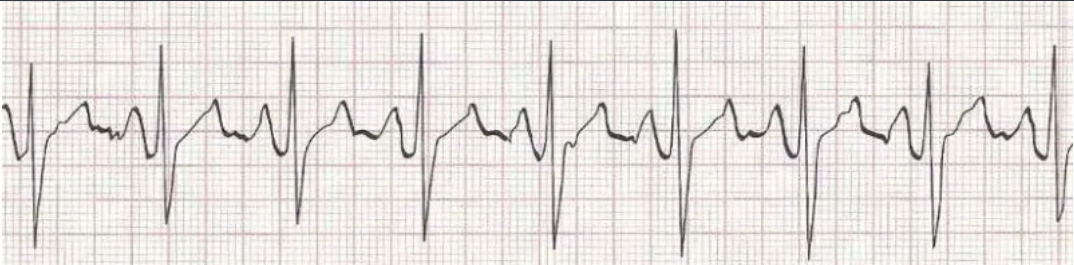
#> input picture ECG/sample.png, 1074 x 265 px
$ python ecg_segment.py ../ECG/sample.png
#> lines starting #> are read from the running program, lines starting #| are printed output that depends on the picture; after the words box and inside, x2 and y2 are one past the last pixel; in counts of white or black regions, pixels touching at a corner belong together
"""
ecg_segment.py
==============
Fully automatic 12-lead ECG segmentation, signal extraction and clinical
diagnosis from a scanned ECG paper image.

What it does
------------
1. Opens a file-picker dialog to select the ECG image.
2. Auto-detects lead positions by OCR (pytesseract) — falls back to the
   standard 4×3 + 1 rhythm-strip layout if OCR is unavailable or fails.
3. Crops each lead into an individual image.
4. Extracts the ECG waveform from each lead image.
5. Applies clinical rules from the LITFL ECG library to produce a diagnosis:
     • Heart rate & rhythm
     • P-wave presence (AF screen)
     • QRS duration (bundle branch block)
     • Axis (limb leads I and aVF)
     • ST elevation / depression (ischaemia screen)
6. Saves lead images, signal plots, a segmentation preview and a formatted
   clinical report.

Usage
-----
    python ecg_segment.py          # file picker opens
    python ecg_segment.py ecg.png  # direct path
    python ecg_segment.py ecg.png --dpi 300 --out results/

Clinical rules source
---------------------
LITFL ECG Library  https://litfl.com/ecg-library/
  Heart rate      : <60 bradycardia | 60–100 normal | >100 tachycardia
  Rhythm          : CV(R-R) <10% = regular; >10% = irregular
  P-wave          : absent / chaotic before QRS → AF screen
  QRS duration    : <120 ms normal | ≥120 ms = BBB / ventricular origin
  Axis            : lead I + aVF → normal / LAD / RAD / extreme
  ST elevation    : ≥1 mm in ≥2 contiguous leads → ischaemia
  ST depression   : ≥0.5 mm in ≥2 leads → subendocardial ischaemia
  QTc             : >440 ms (men) / >460 ms (women) = prolonged
"""

import argparse
import sys
import math
from pathlib import Path
from collections import OrderedDict

import cv2
import numpy as np
import matplotlib.pyplot as plt
from scipy.signal import find_peaks, savgol_filter, medfilt, butter, filtfilt

# Standard 12-lead layout (most common clinical format).
# The rhythm strip is labelled "II_rhythm" to avoid overwriting lead II.
STANDARD_LAYOUT = [
    ["I",        "aVR", "V1", "V4"],
    ["II",       "aVL", "V2", "V5"],
    ["III",      "aVF", "V3", "V6"],
    ["II_rhythm"],                    # full-width rhythm strip
]

# Map rhythm-strip name back to its base lead for analysis
RHYTHM_STRIP_MAP = {"II_rhythm": "II"}

LEAD_NAMES = {"I", "II", "III", "aVR", "aVL", "aVF",
              "V1", "V2", "V3", "V4", "V5", "V6"}


# =================================================================
# 1.  PREPROCESSING
# =================================================================

def remove_grid(img_bgr: np.ndarray) -> np.ndarray:
    """
    Replace the ECG paper grid with white, keeping the trace.

    Two-stage approach:
    1. HSV colour removal  — catches red/pink grids (standard ECG paper).
    2. Morphological removal — catches grey/black grids in B&W images or
       photocopies where colour detection finds nothing useful.
       Uses a horizontal structuring element of width W//3: this matches
       lines that span at least 33% of the image width (true grid lines
       span 100%), but never matches an isoelectric ECG segment which is
       at most one lead-column wide (≤ 25%).
    """
    hsv   = cv2.cvtColor(img_bgr, cv2.COLOR_BGR2HSV)
    red1  = cv2.inRange(hsv, (0,   15, 140), (12,  255, 255))
    red2  = cv2.inRange(hsv, (165, 15, 140), (180, 255, 255))
    light = cv2.inRange(hsv, (0,    0, 210), (180,  40, 255))
    colour_mask = cv2.dilate(cv2.bitwise_or(cv2.bitwise_or(red1, red2), light),
                             np.ones((2, 2), np.uint8))
    out = img_bgr.copy()
    out[colour_mask > 0] = 255

    # ── Morphological horizontal-line removal (B&W / photocopy support) ──
    # After colour removal the only remaining dark pixels should be the trace.
    # If black grid lines are still present (B&W scan), detect and remove them.
    H, W   = img_bgr.shape[:2]
    gray   = cv2.cvtColor(out, cv2.COLOR_BGR2GRAY)
    dark   = cv2.threshold(gray, 180, 255, cv2.THRESH_BINARY_INV)[1]
    h_len  = max(15, W // 3)           # must span ≥ 33% of image width
    kernel = cv2.getStructuringElement(cv2.MORPH_RECT, (h_len, 1))
    h_lines = cv2.morphologyEx(dark, cv2.MORPH_OPEN, kernel)
    h_lines = cv2.dilate(h_lines, np.ones((2, 2), np.uint8))
    out[h_lines > 0] = 255
    return out


def to_binary(gray: np.ndarray, thr: int = 127) -> np.ndarray:
    """Dark trace → 255, light background → 0."""
    _, b = cv2.threshold(gray, thr, 255, cv2.THRESH_BINARY_INV)
    return b


# =================================================================
# 2.  AUTO LEAD DETECTION
# =================================================================

# [37 lines left out: functions _detect_rows, _detect_cols, not called in this run]


def _try_ocr(img_bgr: np.ndarray) -> dict:
    """
    Attempt pytesseract OCR to locate lead labels.
    Returns {lead_name: (y, x)} or {} if OCR unavailable / fails.
    """
    try:
        import pytesseract
        from pytesseract import Output

        gray = cv2.cvtColor(img_bgr, cv2.COLOR_BGR2GRAY)
        _, thr = cv2.threshold(gray, 160, 255, cv2.THRESH_BINARY)
        data = pytesseract.image_to_data(thr, output_type=Output.DICT,
                                         config="--psm 11 --oem 3")
        found = {}
        for i, raw in enumerate(data["text"]):
            txt = raw.strip()
            if not txt:
                continue
            # Normalise: V1..V6 may be read as "vi", "v2" etc.
            norm = txt.upper().replace("VI", "V1").replace("VZ", "V2")
            for lead in LEAD_NAMES:
                if norm == lead.upper() and int(data["conf"][i]) > 25:
                    cy = data["top"][i]  + data["height"][i] // 2
                    cx = data["left"][i] + data["width"][i]  // 2
                    if lead not in found:        # keep first (highest) occurrence
                        found[lead] = (cy, cx)
        return found
    except Exception:
        return {}


# [26 lines left out: function _layout_from_ocr, not called in this run]


def auto_segment_leads(img_bgr: np.ndarray,
                        row_pad: int = 6,
                        col_pad: int = 4) -> dict:
    """
    Fully automatic lead segmentation.

    Strategy
    --------
    1. Try OCR to locate lead-name labels printed on the image.
       If ≥10 lead names are detected, use their positions to determine
       the layout.
    2. Fall back to the standard 4×3+1 layout, splitting detected rows
       into equal columns.

    Returns OrderedDict  lead_name → {'gray', 'color', 'bbox'}
    """
    clean  = remove_grid(img_bgr)
    gray   = cv2.cvtColor(clean, cv2.COLOR_BGR2GRAY)
    binary = to_binary(gray)
    H, W   = img_bgr.shape[:2]

    # ── Try OCR ───────────────────────────────────────────────────
    ocr_labels = _try_ocr(img_bgr)
    layout     = _layout_from_ocr(ocr_labels, img_bgr.shape)

    if layout:
        print(f"  [OCR] Detected leads: "
              f"{', '.join(n for row in layout for n in row)}")
    else:
        layout = STANDARD_LAYOUT
        print("  [layout] Using standard 4x3+1 layout (I,aVR,V1,V4 / …)")

    # ── Row detection ─────────────────────────────────────────────
    rows       = _detect_rows(binary)
    n_expected = len(layout)
    if len(rows) != n_expected:
        if len(rows) > n_expected:
            # Extra rows (e.g. a patient-info header): keep the N tallest,
            # then re-sort by y-position so row order is preserved.
            rows = sorted(
                sorted(rows, key=lambda r: r[1] - r[0], reverse=True)[:n_expected]
            )
        else:
            rows = [(H * i // n_expected, H * (i + 1) // n_expected)
                    for i in range(n_expected)]

    leads = OrderedDict()
    for row_idx, (y0, y1) in enumerate(rows):
        row_leads = layout[row_idx]
        n_cols    = len(row_leads)
        col_segs  = _detect_cols(binary[y0:y1, :], n_cols)

        for col_idx, (x0, x1) in enumerate(col_segs):
            name = row_leads[col_idx]
            ry0  = max(0, y0 - row_pad);  ry1 = min(H, y1 + row_pad)
            rx0  = max(0, x0 - col_pad);  rx1 = min(W, x1 + col_pad)
            leads[name] = {
                "gray":  gray[ry0:ry1, rx0:rx1].copy(),
                "color": img_bgr[ry0:ry1, rx0:rx1].copy(),
                "bbox":  (ry0, ry1, rx0, rx1),
            }
    return leads


# =================================================================
# 3.  SIGNAL EXTRACTION
# =================================================================

# [128 lines left out: function extract_signal, not called in this run]


def px_to_mv(sig_px, px_per_mm: float, gain: float = 10.0) -> np.ndarray:
    return sig_px / (px_per_mm * gain)


def time_axis(n: int, px_per_mm: float, speed: float = 25.0) -> np.ndarray:
    return np.arange(n) / (px_per_mm * speed)


def estimate_px_per_mm(img_bgr: np.ndarray, known_dpi: float = None) -> float:
    if known_dpi:
        return known_dpi / 25.4
    try:
        gray  = cv2.cvtColor(img_bgr, cv2.COLOR_BGR2GRAY).astype(float)
        H, W  = gray.shape
        proj  = (255.0 - gray[H // 4: 3 * H // 4, :]).mean(axis=0)
        proj -= proj.mean()
        fft   = np.abs(np.fft.rfft(proj)); fft[0] = 0
        idx   = int(np.argmax(fft[1: W // 2])) + 1
        spacing = W / idx
        if 2.0 <= spacing <= 30.0:
            return spacing
    except Exception:
        pass
    return 96.0 / 25.4


# =================================================================
# 4.  PER-LEAD ANALYSIS
# =================================================================

# [186 lines left out: functions _highpass_qrs, detect_rpeaks, analyze_lead, _estimate_qrs_duration, _measure_st_deviation, _detect_p_waves and 1 more, not called in this run]


# =================================================================
# 5.  CLINICAL DIAGNOSIS  (LITFL rules)
# =================================================================

class ECGDiagnoser:
    """
    Applies LITFL-based clinical rules to 12-lead ECG analysis results.

    Rules reference: https://litfl.com/ecg-library/
    """

    # Contiguous lead groups for ischaemia localisation
    CONTIGUOUS = {
        "inferior":   ["II", "III", "aVF"],
        "lateral":    ["I", "aVL", "V5", "V6"],
        "anterior":   ["V1", "V2", "V3", "V4"],
        "septal":     ["V1", "V2"],
        "high_lat":   ["I", "aVL"],
    }

    # [426 lines left out: functions diagnose, _mean_hr, _rhythm, _p_wave_status, _mean_qrs, _axis and 7 more, not called in this run]


def run(img_path:    str,
        out_dir:     str   = "ecg_output",
        paper_speed: float = 25.0,
        paper_gain:  float = 10.0,
        dpi:         float = None,
        sex:         str   = "M",
        model               = None) -> dict:
    """
    Full pipeline — no user prompts required.

    Each image gets its own sub-folder inside out_dir:
        ecg_output/
            ecg00051/
                original.png          <- copy of the input image
                segmentation_preview.png
                all_leads_signals.png
                diagnosis_report.txt
                diagnosis_summary.png
                lead_images/
                    lead_I.png  ...

    Returns the diagnosis dict.
    """
    img_path = str(img_path)
    stem     = Path(img_path).stem          # e.g. "ecg00051"
    out      = Path(out_dir) / stem         # unique sub-folder per image
    out.mkdir(parents=True, exist_ok=True)

    img = cv2.imread(img_path)
    if img is None:
        raise FileNotFoundError(img_path)

    # ── Save a copy of the original image for easy debugging ──────
    orig_copy = out / f"original{Path(img_path).suffix}"
    cv2.imwrite(str(orig_copy), img)

    print(f"\n[1] Image      {Path(img_path).name}  "
          f"({img.shape[1]} x {img.shape[0]} px)")
    print(f"    Output     -> {out}")

    px_per_mm = estimate_px_per_mm(img, known_dpi=dpi)
    print(f"[2] Scale      {px_per_mm:.2f} px/mm  "
          f"(fs = {px_per_mm * paper_speed:.1f} Hz)")

    print("[3] Segmenting leads (auto) ...")
    leads = auto_segment_leads(img)
    print(f"    Extracted: {', '.join(leads)}")
    save_lead_images(leads, out / "lead_images")
    save_segmentation_preview(img, leads, out)

    print("[4] Extracting signals ...")
    results = []
    for name, data in leads.items():
        sig_px = extract_signal(data["gray"])
        res    = analyze_lead(sig_px, name, px_per_mm, paper_speed, paper_gain)
        res["model_result"] = (model(res["signal_mv"], name)
                               if model else {"result": "no model loaded"})
        results.append(res)
        hr_s = f"{res['hr_bpm']:.0f} bpm" if not math.isnan(res["hr_bpm"]) else "n/a"
        print(f"    {name:<6}  HR {hr_s:<10}  "
              f"QRS {res['qrs_dur_ms']:.0f} ms  "
              f"ST {res['st_dev_mv']:+.3f} mV")

    print("[5] Clinical diagnosis ...")
    diagnoser = ECGDiagnoser()
    diag      = diagnoser.diagnose(results, sex=sex)

    print("[6] Saving outputs ...")
    save_signal_plots(results, out)
    save_diagnosis_report(diag, out, img_name=Path(img_path).name)

    return diag


def main():
    parser = argparse.ArgumentParser(
        description="Automatic 12-lead ECG segmentation and clinical diagnosis.")
    parser.add_argument("image", nargs="?", default=None,
                        help="ECG image path. Omit to open file picker.")
    parser.add_argument("--out",   default="ecg_output")
    parser.add_argument("--speed", type=float, default=25.0)
    parser.add_argument("--gain",  type=float, default=10.0)
    parser.add_argument("--dpi",   type=float, default=None)
    parser.add_argument("--sex",   default="M",
                        help="Patient sex M/F for QTc threshold (default M).")
    args = parser.parse_args()

    img_path = args.image or pick_image_file()
    if not Path(img_path).exists():
        sys.exit(f"File not found: {img_path}")

    run(img_path,
        out_dir=args.out,
        paper_speed=args.speed,
        paper_gain=args.gain,
        dpi=args.dpi,
        sex=args.sex)
#> in run, img is the input picture: shape (265, 1074, 3); mean B, G, R 222.7, 225.2, 230.1
#| [1] Image      sample.png  (1074 x 265 px)
#> in estimate_px_per_mm, `proj  = (255.0 - gray[H // 4: 3 * H // 4, :]).mean(axis=0)`: proj = 1074 values, max 117.8 at index 422, min 0 at index 0, mean 32.62
#> in estimate_px_per_mm, `proj -= proj.mean()`: proj = 1074 values, max 85.19 at index 422, min -32.62 at index 0, mean 3.78e-15
#> in estimate_px_per_mm, `fft = np.abs(np.fft.rfft(proj))`: fft = 538 values, max 4837.9 at index 145, min 4.23e-12 at index 0, mean 287.9
#> in estimate_px_per_mm, `idx   = int(np.argmax(fft[1: W // 2])) + 1`: idx = 145
#> in estimate_px_per_mm, `spacing = W / idx`: spacing = 7.41
#| [2] Scale      7.41 px/mm  (fs = 185.2 Hz)
#> in remove_grid, `hsv   = cv2.cvtColor(img_bgr, cv2.COLOR_BGR2HSV)`: hsv: shape (265, 1074, 3); mean H, S, V 25.5, 8.8, 230.2
#> in remove_grid, `red1  = cv2.inRange(hsv, (0,   15, 140), (12,  255, 255))`:
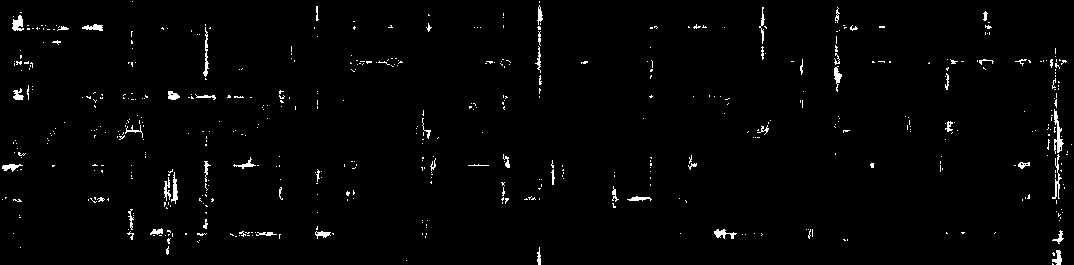
#> red1: shape (265, 1074); 1.7% white in thin lines or dots
#> in remove_grid, `red2  = cv2.inRange(hsv, (165, 15, 140), (180, 255, 255))`: red2: shape (265, 1074); 0.9% white; 165 white regions (132 under 20 px), largest, box (x1, y1, x2, y2) and area: (88, 93, 146, 101) 248, (351, 33, 366, 71) 161, (18, 24, 61, 30) 130
#> in remove_grid, `light = cv2.inRange(hsv, (0,    0, 210), (180,  40, 255))`:
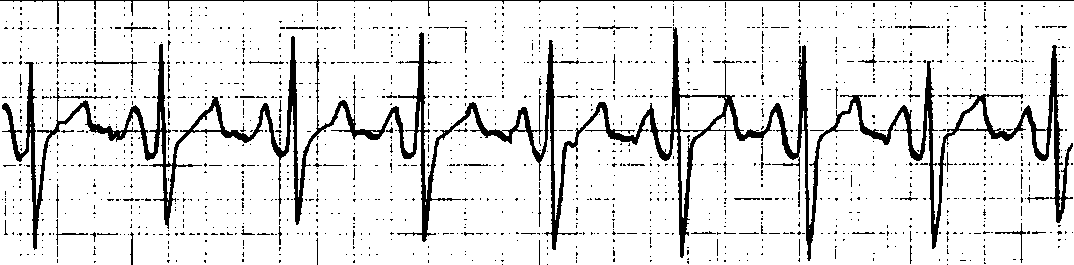
#> light: shape (265, 1074); 89% white; 1557 black regions (1503 under 20 px), largest, box (x1, y1, x2, y2) and area: (2, 27, 1073, 261) 22404, (0, 0, 1074, 24) 1206, (85, 60, 137, 78) 120
#> in remove_grid, `colour_mask = cv2.dilate(cv2.bitwise_or(cv2.bitwise_or(red1, red2), li..`:
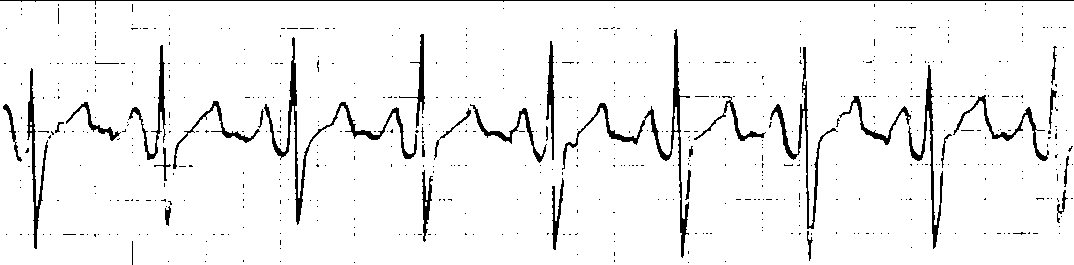
#> colour_mask: shape (265, 1074); 94.6% white; 611 black regions (576 under 20 px), largest, box (x1, y1, x2, y2) and area: (264, 37, 417, 225) 1879, (562, 29, 690, 258) 1747, (770, 47, 838, 229) 1121
#> in remove_grid, `dark   = cv2.threshold(gray, 180, 255, cv2.THRESH_BINARY_INV)[1]`:
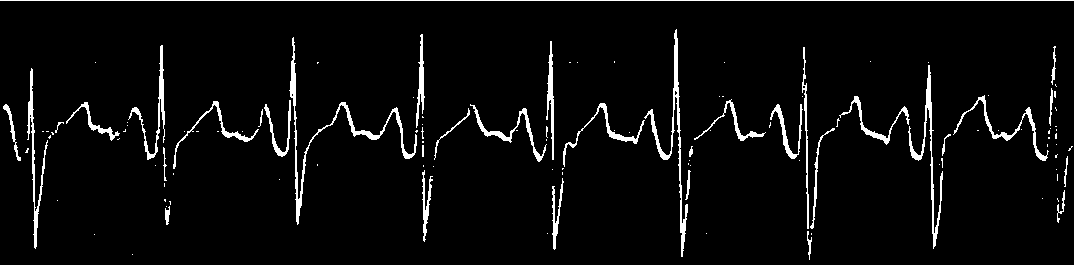
#> dark: shape (265, 1074); 4.4% white; 120 white regions (84 under 20 px), largest, box (x1, y1, x2, y2) and area: (289, 37, 417, 225) 1323, (0, 0, 1074, 1) 1074, (644, 29, 688, 257) 1061
#> in remove_grid, `h_lines = cv2.morphologyEx(dark, cv2.MORPH_OPEN, kernel)`: h_lines: shape (265, 1074); 0.38% white in thin lines or dots, all inside (x1, y1, x2, y2) = (0, 0, 1074, 1)
#> in remove_grid, `h_lines = cv2.dilate(h_lines, np.ones((2, 2), np.uint8))`: h_lines: shape (265, 1074); 0.75% white; 1 white region, box (x1, y1, x2, y2) and area: (0, 0, 1074, 2) 2148
#> in remove_grid, `out[h_lines > 0] = 255`:
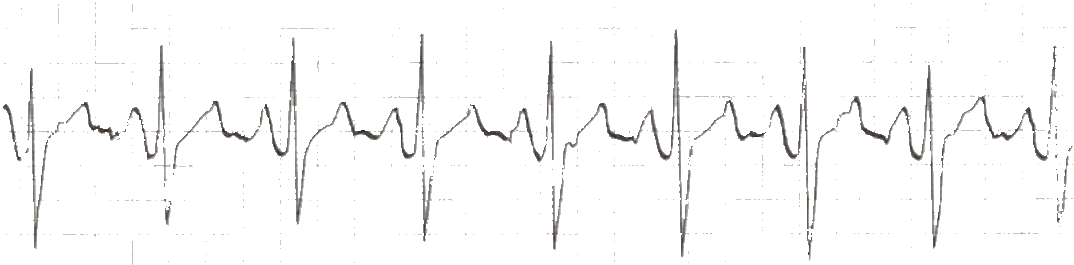
#> out: shape (265, 1074, 3); mean B, G, R 248.9, 249, 249.2
#> in to_binary, `_, b = cv2.threshold(gray, thr, 255, cv2.THRESH_BINARY_INV)`:
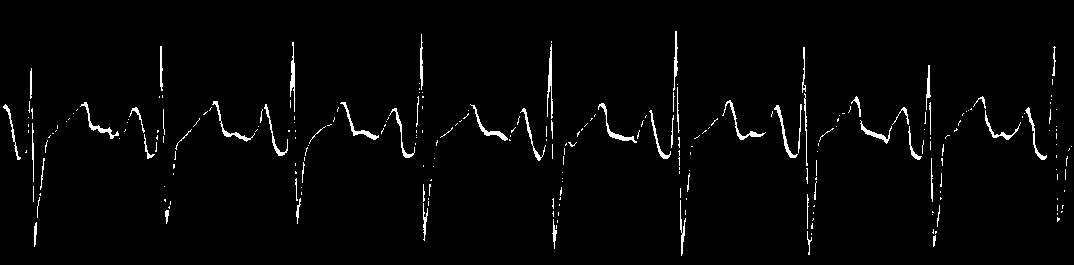
#> b: shape (265, 1074); 2.2% white in thin lines or dots, all inside (x1, y1, x2, y2) = (3, 31, 1072, 256)
#> in _try_ocr, `_, thr = cv2.threshold(gray, 160, 255, cv2.THRESH_BINARY)`:
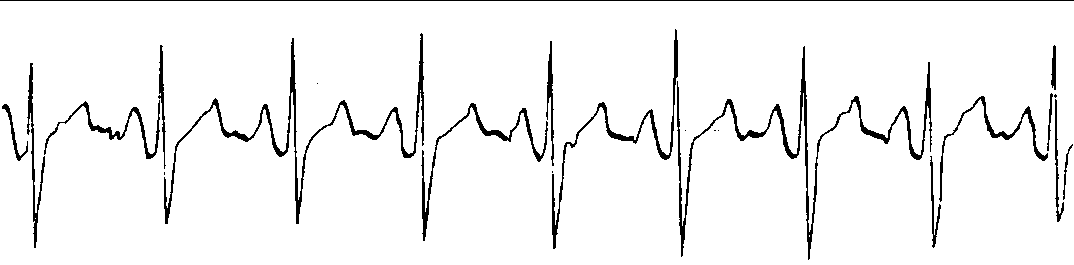
#> thr: shape (265, 1074); 95.1% white; 23 black regions (7 under 20 px), largest, box (x1, y1, x2, y2) and area: (677, 46, 932, 260) 3241, (164, 33, 424, 224) 2814, (552, 29, 678, 249) 1378
#> (the call stopped at in _try_ocr, `data = pytesseract.image_to_data(thr, output_type=Output.DICT, config=..`: pytesseract is not available in this run)


if __name__ == "__main__":
    main()
